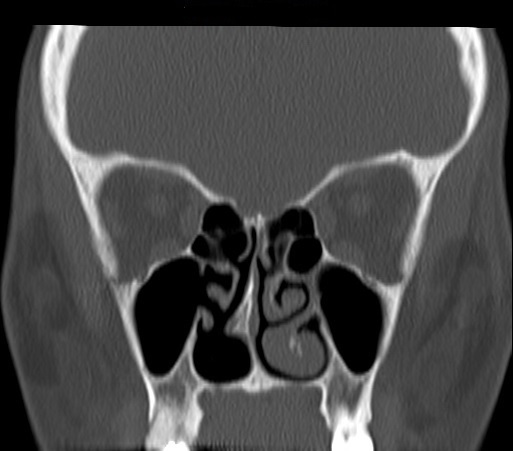
#> input picture images/CT/c7.jpg, 513 x 451 px, found by its file name
$ jupyter execute --allow-errors SDC.ipynb   (older library calls are emulated)
#> lines starting #> are read from the running program, lines starting #| are printed output that depends on the picture; after the words box and inside, x2 and y2 are one past the last pixel; in counts of white or black regions, pixels touching at a corner belong together
### SDC.py
import cv2
import numpy as np
from skimage.feature import canny
from skimage import data, io, filters
from skimage.morphology import erosion,closing,opening,black_tophat, skeletonize, convex_hull_image
from skimage.morphology import disk
from scipy.ndimage.morphology import binary_fill_holes
from skimage.color import rgb2gray
from matplotlib import pyplot as ppl
from enhancment import *
import morphsnakes
from copy import copy
from scipy.misc import imread
import pickle

#   --------------------------------------------------

#   CLAHE Algorithm


def adaptive_equalization(image):
    clahe = cv2.createCLAHE(clipLimit=2.0, tileGridSize=(8, 8))
    image = clahe.apply(image)
    return image
#   --------------------------------------------------

#   --------------------------------------------------
#   Apply canny edge detection with morphologycal operations


def make_edges(image):
    blur = cv2.medianBlur(image, 9)
    edges1 = cv2.Canny(blur, 10, 50)
    kernel = np.ones((3, 3), np.uint8)
    edges = cv2.dilate(edges1, kernel, iterations=1)
    output = edges
    #output = remove_edges_noise(edges)
    return output
#   --------------------------------------------------


#   --------------------------------------------------
#   Remove background from CT
def crop_background(image, edge):
    output = crop_face(edge, image)
    return output
#   --------------------------------------------------

#   Resize Image with new height


def resize_image(image, new_height_value):
    output = crop_img(image, new_height=new_height_value)
    return output
#   --------------------------------------------------

#   --------------------------------------------------
#   Alogrithm to apply custom threshold in image


def make_threshold(image):
    image = copy(image)
    width = image.shape[1]
    image = decreaseBrightness(image)
    if checkBrightness(image):
        threshold_image = cv2.threshold(image, 158, 255, cv2.THRESH_BINARY)[1]
    else:
        threshold_image = image & int('10000000', 2)
        retval, threshold_image = cv2.threshold(threshold_image, 20, 255, cv2.THRESH_BINARY)

    threshold_image = filter_size(threshold_image, size=50, connectivity_val=8)
    threshold_image = np.uint8(threshold_image)
    # remove noise by local position to prevent week edges in other positions
    point_expt = int(width / 2.6) - 20
    threshold_image[0:point_expt, 0:width] = cv2.medianBlur(threshold_image[0:point_expt, 0:width], 5)
    threshold_image[0:point_expt, 0:width] = filter_size(threshold_image[0:point_expt, 0:width], size=90, connectivity_val=4)

    return threshold_image
#   --------------------------------------------------

#   --------------------------------------------------
#   apply merge between two images


# [12 lines left out: function remove_checkbones, not called in this run]
#   --------------------------------------------------

#   --------------------------------------------------
#   apply merge between two images


def make_merge(edge, thresh):
    edge = cv2.bitwise_not(edge)
    merge = edge & (~thresh)
    merge = ~merge
    return merge
#   --------------------------------------------------

# [33 lines left out: functions circle_levelset, sinus_left, sinus_right, not called in this run]

#   --------------------------------------------------
#   apply active contour in image


def active_contour(img, threshold):
    thresh2, img_2, y_axis = detect_axis_y(threshold, img)
    image, x1, x2 = detect_axis_x(threshold, y=y_axis)
    im1 = sinus_right(x1, y_axis, img)
    im2 = sinus_left(x2, y_axis, img)

    im1 = im1 * 255
    im2 = im2 * 255

    im1 = im1.astype(int)
    im2 = im2.astype(int)
    img = img.astype(int)

    return im1, im2
#   --------------------------------------------------


def extract_roi(contour, image, padding=20):
    sinus = contour.astype(np.uint8)
    contours, hierarchy = cv2.findContours(sinus, cv2.RETR_TREE, cv2.CHAIN_APPROX_SIMPLE)
    cnt = contours[0]
    x, y, w, h = cv2.boundingRect(cnt)
    label = image[y - padding:(y + h) + padding, x - padding:(x + w) + padding]
    return label


def diagnosis_sinus(image):
    img_rows, img_cols = 200, 200
    loaded_model = pickle.load(open("images/features.pickle1.dat", "rb"))
    img = cv2.resize(image, (img_rows, img_cols), interpolation=cv2.INTER_CUBIC)
    img = img.reshape(1, -1)
    features = getFeatures(img)
    features = np.asarray(features)
    features = features.reshape(1, -1)
    h, u = loaded_model.predict_proba(features)[0]
    return h,u

### SDC.ipynb
## Sinus Diagnoising System

### import python file

[cell 1]
from SDC import *
import cv2
import numpy as np
from matplotlib import pyplot as plt

### Load CT images

[cell 2]
img1 = img = cv2.imread('CT/c7.jpg',0)
#> img1: shape (451, 513); min 0, max 255, mean 72.9
img2 = img = cv2.imread('CT/c13.jpg',0)
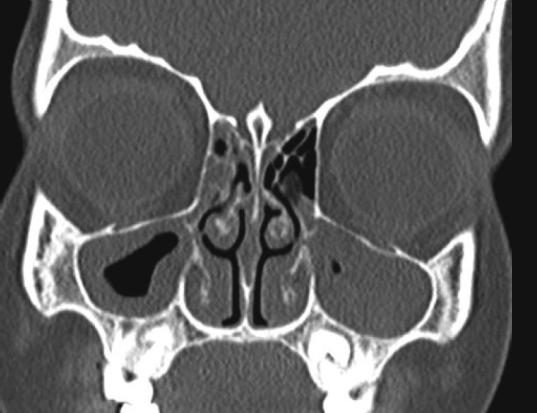
#> input picture images/CT/c13.jpg, 537 x 413 px, found by its file name
#> img2 is the input picture: shape (413, 537); min 14, max 255, mean 97.5
img3 = img = cv2.imread('CT/c14.jpg',0)
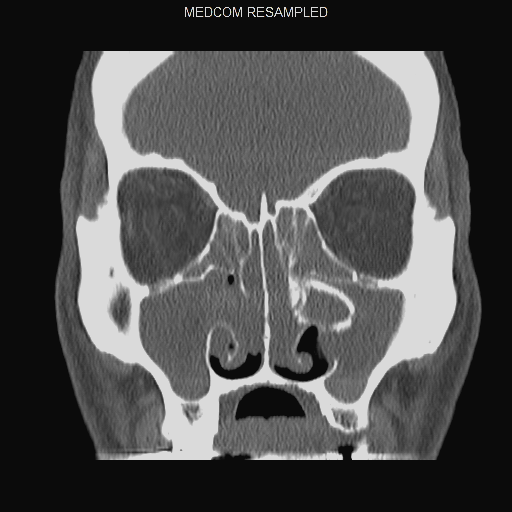
#> input picture images/CT/c14.jpg, 512 x 512 px, found by its file name
#> img3: shape (512, 512); min 11, max 218, mean 77.4
img4 = img = cv2.imread('CT/c15.jpg',0)
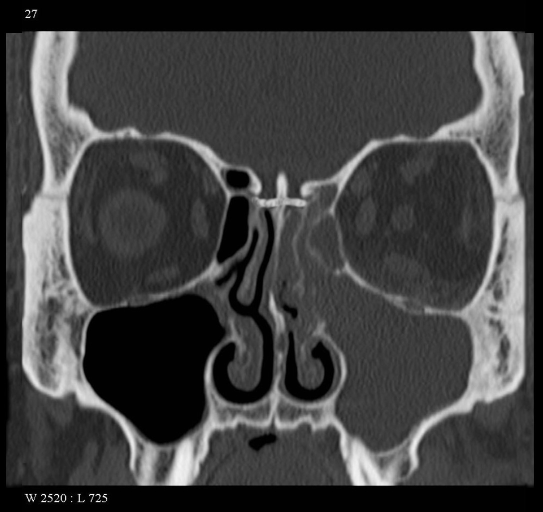
#> input picture images/CT/c15.jpg, 1086 x 1024 px, found by its file name (shown at 1/2 size)
#> img4 is the input picture: shape (1024, 1086); min 0, max 255, mean 64.7

images = [img1, img2, img3, img4]
image_name = ["Patient1", "Patient2", "Patient3", "Patient4"]

fig = plt.figure(figsize=(15, 15))
for i in range(0, len(images)):
    plt.subplot(2, 2, i+1) ,plt.imshow(images[i],cmap = 'gray')
    plt.title(image_name[i]), plt.xticks([]), plt.yticks([])
#> this loop made 4 passes
plt.show()

### Histogram for all images

[cell 3]
for i in range(0,len(images)):
    plt.hist(images[i].ravel(),256,[5,256])
    plt.title("Histogram Before Equalization")
plt.show()
#> figure, not shown here; tallest bar 8646 high, from x = 80.5 to 81.48; tallest bar 16767 high, from x = 17.75 to 18.73; tallest bar 102244 high, from x = 10.88 to 11.86

### Apply contrast Limited Adaptive Histogram Equalization (CLAHE) method

[cell 4]
clahe = [0] * 4
for i in range(0,len(images)):
    clahe[i] = adaptive_equalization(images[i])
#> this loop made 4 passes
#> pass 1, in adaptive_equalization, `image = clahe.apply(image)`:
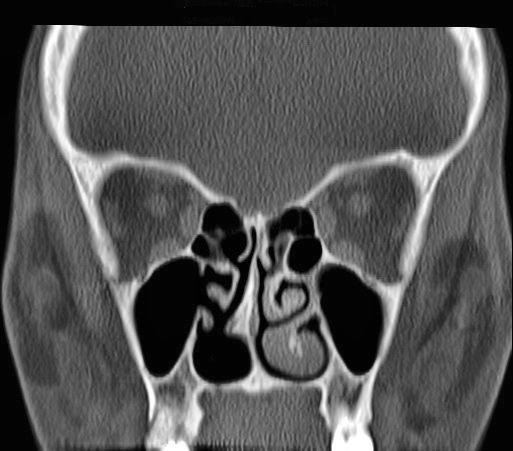
#> image: shape (451, 513); min 0, max 255, mean 83
#> pass 3, in adaptive_equalization (call 3), `image = clahe.apply(image)`:
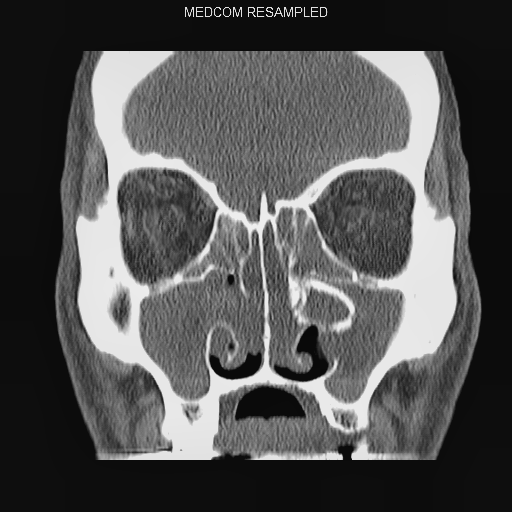
#> image: shape (512, 512); min 8, max 238, mean 83.4
#> after the loop, clahe = 4 items
fig = plt.figure(figsize=(15,15))
for i in range(len(images)):
    plt.subplot(2,3,i+1),plt.imshow(images[i],cmap = 'gray')
    plt.title(image_name[i]), plt.xticks([]), plt.yticks([])
plt.show()

### Histogram after apply CLAHE method

[cell 5]
for i in range(0,len(clahe)):
    plt.hist(clahe[i].ravel(),256,[10,256])
    plt.title("Histogram Before Equalization")
plt.show()
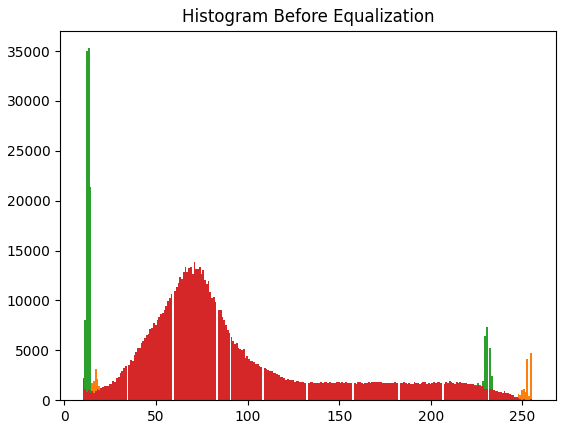
#> figure drawn by matplotlib, 1 panel; tallest bar 3951 high, from x = 86.88 to 87.84; tallest bar 4729 high, from x = 254.1 to 255; tallest bar 35284 high, from x = 12.88 to 13.84

###  Apply Edge Detection-Canny

[cell 6]
edges = [0] * 4
for i in range(0,len(images)):
    edges[i] = make_edges(images[i])
#> this loop made 4 passes
#> pass 1, in make_edges, `edges1 = cv2.Canny(blur, 10, 50)`:
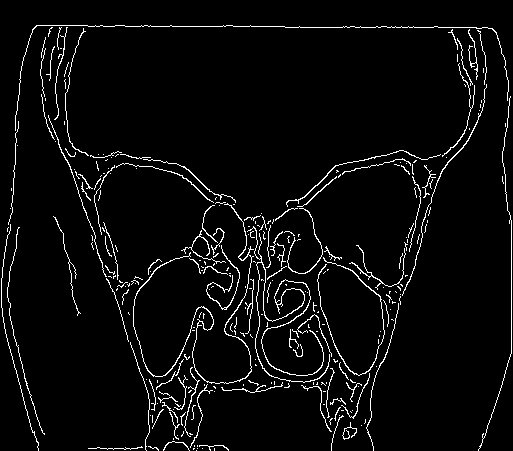
#> edges1: shape (451, 513); 4.3% white in thin lines or dots
#> pass 1, in make_edges, `edges = cv2.dilate(edges1, kernel, iterations=1)`:
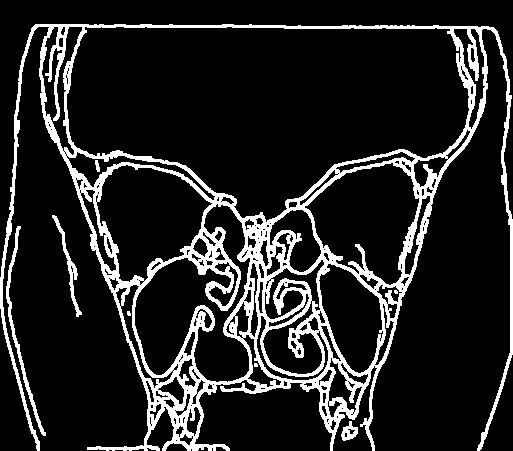
#> edges: shape (451, 513); 14.2% white; 8 white regions (3 under 20 px), largest, box (x1, y1, x2, y2) and area: (0, 24, 513, 451) 31376, (6, 226, 46, 436) 749, (52, 215, 82, 317) 447, (341, 421, 358, 441) 184, (95, 160, 100, 172) 41
#> pass 2, in make_edges (call 2), `blur = cv2.medianBlur(image, 9)`:
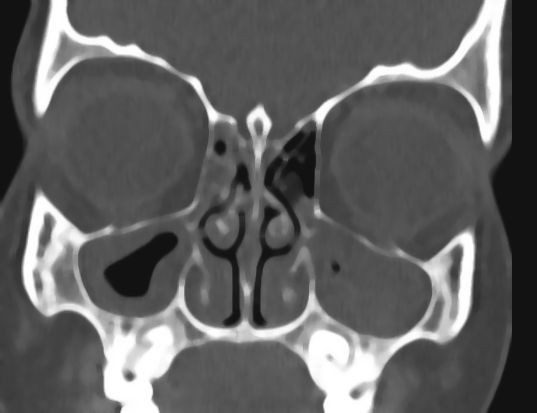
#> blur: shape (413, 537); min 18, max 255, mean 97.1
#> after the loop, edges = 4 items


fig = plt.figure(figsize=(20,20))
for i in range(len(images)):
    plt.subplot(2,3,i+1),plt.imshow(edges[i],cmap = 'gray')
    plt.title(image_name[i]), plt.xticks([]), plt.yticks([])
plt.show()
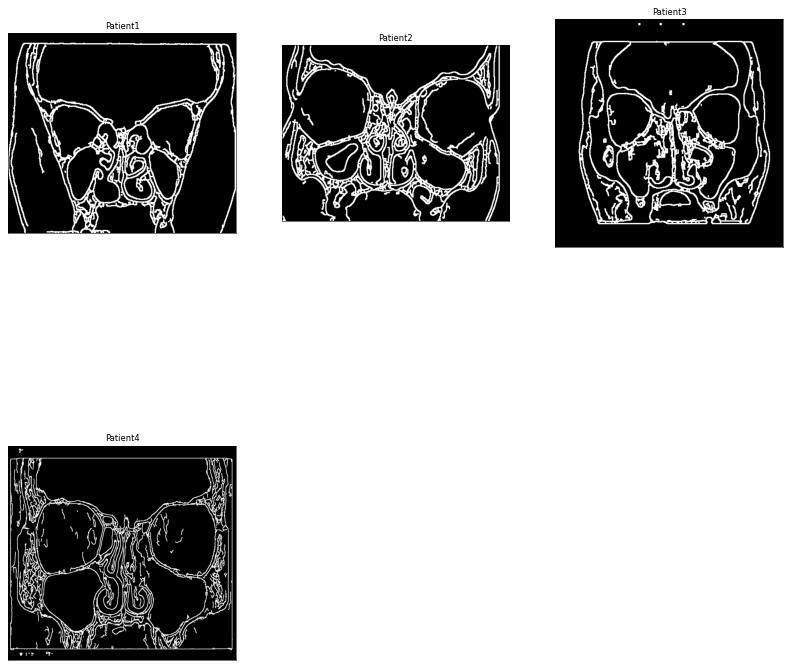
#> figure drawn by matplotlib, 4 panels
